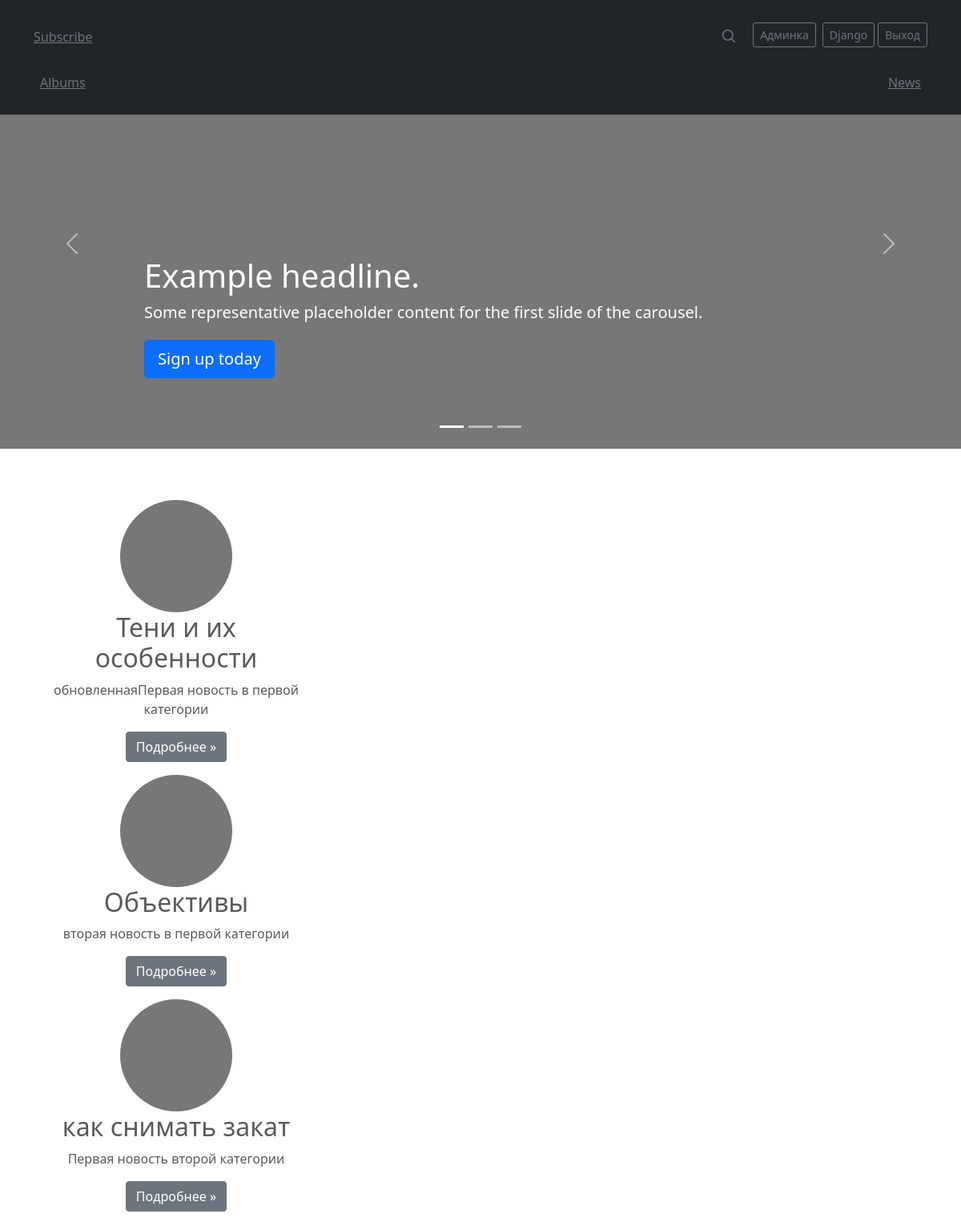
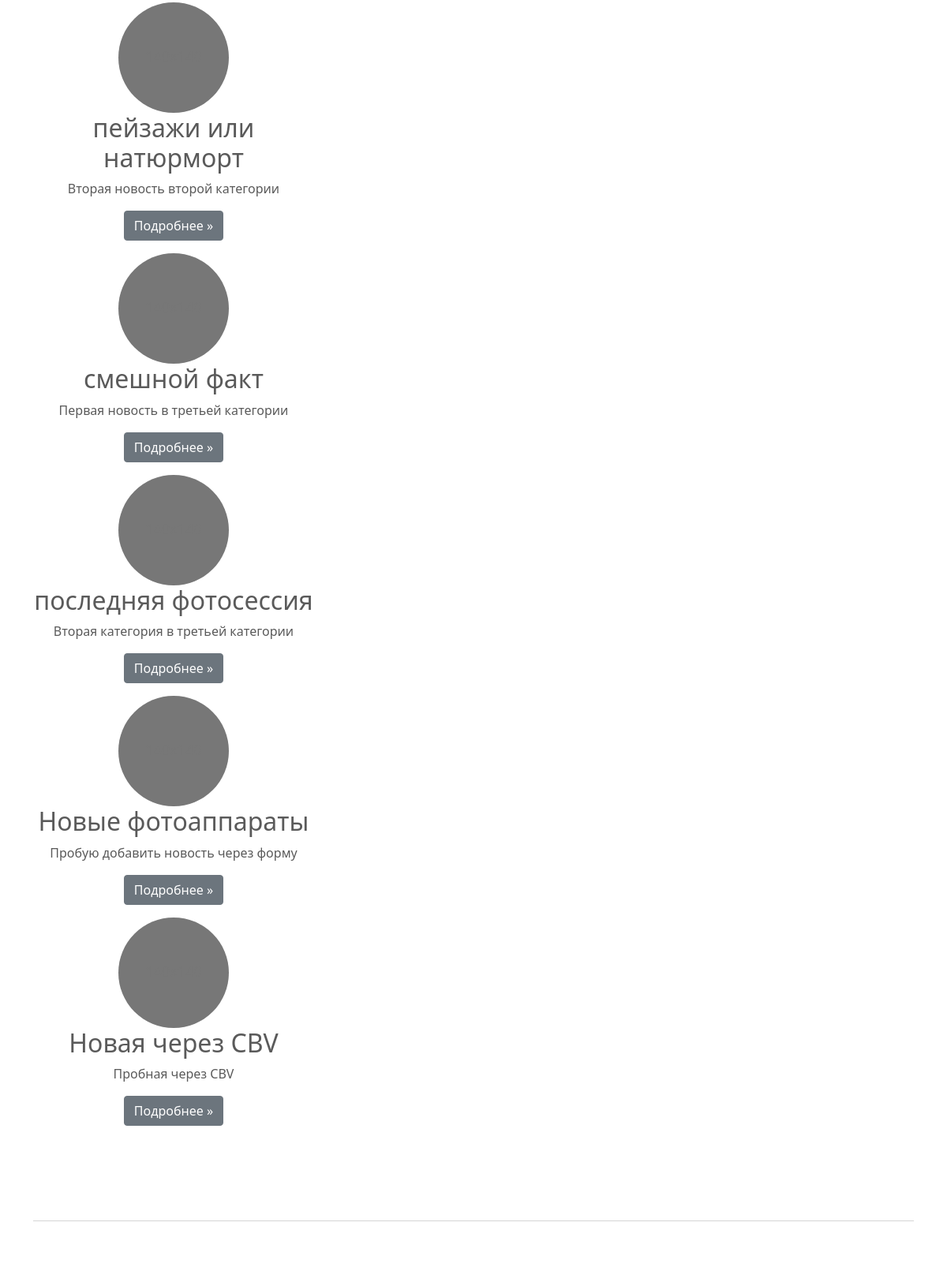
Page /news/ (signed in, upper part) on the committed database (2 pictures, top to bottom).
### authapp/models.py (models this page shows)
class BlogUser(AbstractUser):
    avatar = models.ImageField(upload_to='users/')
    age = models.PositiveIntegerField(verbose_name='Возраст', null=True, blank=True)

### news/models.py (models this page shows, shortened)
class News (models.Model):
    title = models.CharField(max_length=150, verbose_name='Заголовок')
    category = models.ForeignKey(Category, on_delete=models.CASCADE, verbose_name='Категория новости')
    intro = models.TextField(verbose_name='Введение')
    body = models.TextField(verbose_name='Новость')
    image = models.ImageField(upload_to='news/', verbose_name='Картинка')
    created_at = models.DateTimeField(verbose_name='Дата создания', auto_now_add=True)
    publish_at = models.DateTimeField(verbose_name='Дата публикации')
    is_active = models.BooleanField(default=True)
    class Meta:
        verbose_name = 'новость'
        verbose_name_plural = 'новости'

### news/views.py (the view)
# urls.py: path('', news_views.news_list_all, name='news_list'),
def news_list_all(request):
    now = datetime.now()
    context = {
        'news': News.objects.filter(publish_at__lte=now)
    }
    return render(request, 'news/news.html', context)

### news/templates/news/news.html (shortened to what this page needs)
{% load static %}
<!doctype html>
<html lang="en">
<head>
    <link href="{% static 'css/bootstrap.min.css' %}" rel="stylesheet">
    <link href="carousel.css" rel="stylesheet">
</head>
<body>
<header>
    <nav class="navbar navbar-expand-md navbar-dark fixed-top bg-dark">
        <div class="container-fluid">
            {% include 'mane/includes/inc_main_menu.html' %}
        </div>
    </nav>
</header>
<main>
    <div id="myCarousel" class="carousel slide" data-bs-ride="carousel">
        <div class="carousel-indicators">
            <button type="button" data-bs-target="#myCarousel" data-bs-slide-to="0" class="active" aria-current="true"
                    aria-label="Slide 1"></button>
            <button type="button" data-bs-target="#myCarousel" data-bs-slide-to="1" aria-label="Slide 2"></button>
            <button type="button" data-bs-target="#myCarousel" data-bs-slide-to="2" aria-label="Slide 3"></button>
        </div>
        <div class="carousel-inner">
            <div class="carousel-item active">
                <svg class="bd-placeholder-img" width="100%" height="100%" xmlns="http://www.w3.org/2000/svg"
                     aria-hidden="true" preserveAspectRatio="xMidYMid slice" focusable="false">
                    <rect width="100%" height="100%" fill="#777"/>
                </svg>
                <div class="container">
                    <div class="carousel-caption text-start">
                        <h1>Example headline.</h1>
                        <p>Some representative placeholder content for the first slide of the carousel.</p>
                        <p><a class="btn btn-lg btn-primary" href="#">Sign up today</a></p>
                    </div>
                </div>
            </div>
        </div>
        <button class="carousel-control-prev" type="button" data-bs-target="#myCarousel" data-bs-slide="prev">
            <span class="carousel-control-prev-icon" aria-hidden="true"></span>
        </button>
        <button class="carousel-control-next" type="button" data-bs-target="#myCarousel" data-bs-slide="next">
            <span class="carousel-control-next-icon" aria-hidden="true"></span>
        </button>
    </div>
    <div class="container marketing">
        <div class="row">
            <div class="col-lg-4">
                {% for one_news in news %}
                    <h2>{{ one_news.title }}</h2>
                    <p>{{ one_news.intro }}</p>
                    <p><a class="btn btn-secondary" href="{% url 'news:news_item' one_news.pk %}">Подробнее &raquo;</a></p>
                {% endfor %}
            </div>
        </div>
        <hr class="featurette-divider">
    </div>
</main>
</body>
</html>

### mane/templates/mane/includes/inc_main_menu.html
<div class="container">
    <header class="blog-header py-3">
        <div class="row flex-nowrap justify-content-between align-items-center">
            <div class="col-4 pt-1">
                <a class="link-secondary" href="#">Subscribe</a>
            </div>
            <div class="col-4 text-center">
                <a class="blog-header-logo text-dark" href="#">Large</a>
            </div>
            <div class="col-4 d-flex justify-content-end align-items-center">
                <a class="link-secondary" href="#" aria-label="Search">
                    <svg xmlns="http://www.w3.org/2000/svg" width="20" height="20" fill="none" stroke="currentColor"
                         stroke-linecap="round" stroke-linejoin="round" stroke-width="2" class="mx-3" role="img"
                         viewBox="0 0 24 24"><title>Search</title>
                        <circle cx="10.5" cy="10.5" r="7.5"/>
                        <path d="M21 21l-5.2-5.2"/>
                    </svg>
                </a>
                {% if user.is_authenticated %}
                    {% if user.is_superuser %}
                        <a class="btn btn-sm btn-outline-secondary m-1"
                           href="{% url 'adminapp:news_list' %}">Админка</a>
                    {% endif %}
                    <a class="btn btn-sm btn-outline-secondary m-1" href="#">{{ user.username }}</a>
                    <a class="btn btn-sm btn-outline-secondary" href="{% url 'authapp:logout' %}">Выход</a>
                {% else %}
                    <a class="btn btn-sm btn-outline-secondary" href="{% url 'authapp:login' %}">Вход</a>
                {% endif %}
            </div>
        </div>
    </header>
    <div class="nav-scroller py-1 mb-2">
        <nav class="nav d-flex justify-content-between">
            <a class="p-2 link-secondary" href="{% url 'album:albums' %}">Albums</a>
            <a class="p-2 link-secondary" href="{% url 'news:news_list' %}">News</a>
        </nav>
    </div>
</div>

### static/css/carousel.css (style rules this page uses)
body { padding-top: 3rem; padding-bottom: 3rem; color: #5a5a5a; }
.carousel { margin-bottom: 4rem; }
.carousel-caption { bottom: 3rem; z-index: 10; }
.carousel-item { height: 32rem; }
.marketing .col-lg-4 { margin-bottom: 1.5rem; text-align: center; }
.marketing h2 { font-weight: 400; }
.marketing .col-lg-4 p { margin-right: .75rem; margin-left: .75rem; }
.featurette-divider { margin: 5rem 0; }
@media (min-width: 40em) { .carousel-caption p { margin-bottom: 1.25rem; font-size: 1.25rem; line-height: 1.4; } }

### news/templates/news/news.html (style rules this page uses)
.bd-placeholder-img { font-size: 1.125rem; text-anchor: middle; -webkit-user-select: none; -moz-user-select: none; user-select: none; }

### rows in the picture
BlogUser: username "Django"
News: title "Тени и их особенности", intro "обновленнаяПервая новость в первой категории"
News: title "Объективы", intro "вторая новость в первой категории"
News: title "как снимать закат", intro "Первая новость второй категории"
News: title "пейзажи или натюрморт", intro "Вторая новость второй категории"
News: title "смешной факт", intro "Первая новость в третьей категории"
News: title "последняя фотосессия", intro "Вторая категория в третьей категории"
News: title "Новые фотоаппараты", intro "Пробую добавить новость через форму"
News: title "Новая через CBV", intro "Пробная через CBV"
